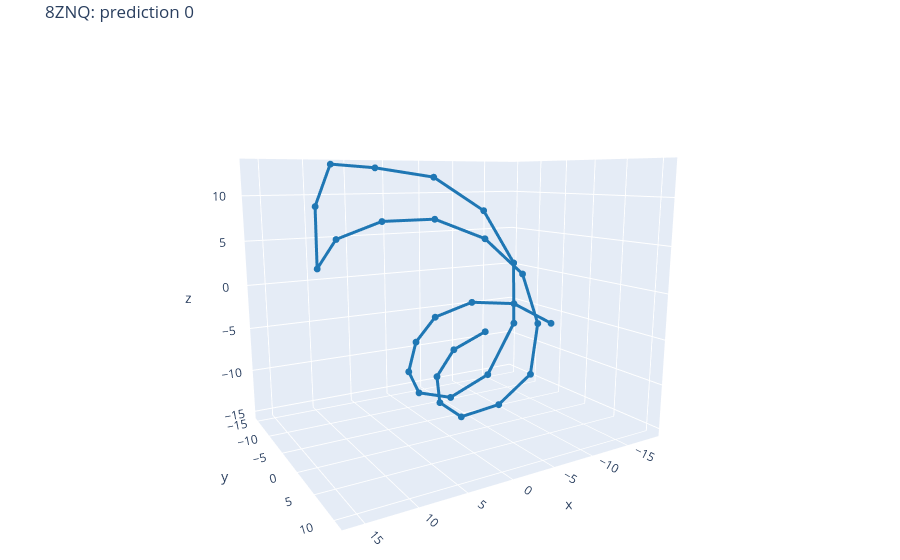

Notebook cell for this chart:
### Code cell
TARGET_TO_PLOT = selected_rows.iloc[0]["target_id"]
PREDICTION_ROW = 0

result = helpers.get_result(results, TARGET_TO_PLOT)
display(result["metrics"])

pred_coords, pred_idx = helpers.get_prediction_c1_trace(
    result,
    prediction_row=PREDICTION_ROW,
)
helpers.plot_rna_3d_interactive(
    pred_coords,
    title=f"{TARGET_TO_PLOT}: prediction {pred_idx}",
)

### Figure 1 — Plotly figure (JSON) as saved in the notebook; plotly's stock layout.template omitted (floating-point values rounded to 4 significant figures)
{"data": [{"line": {"color": "#1f77b4", "width": 6}, "marker": {"color": "#1f77b4", "size": 4}, "mode": "lines+markers", "name": "8ZNQ: prediction 0", "type": "scatter3d", "x": [-18.66, -15.04, -10.15, -4.907, -0.7944, 2.351, 3.756, 2.994, 1.298, -0.3766, -0.4422, 1.636, 5.431, 10.42, 15.4, 15.68, 15.91, 12.64, 7.519, 2.146, -2.548, -6.035, -7.063, -6.465, -4.644, -2.8, -3.082, -5.378, -9.55, -14.84], "y": [-5.707, -8.912, -11.42, -11.79, -9.195, -4.989, 0.1201, 5.324, 9.266, 10.92, 10.62, 8.805, 6.496, 5.063, 7.697, 4.476, 5.058, 0.9905, -0.06721, 0.7915, 2.814, 4.612, 6.034, 5.789, 2.711, -2.038, -7.467, -12.24, -14.94, -15.22], "z": [-6.587, -4.185, -3.942, -5.372, -7.46, -9.505, -10.18, -9.192, -6.032, -0.9582, 4.528, 9.149, 12.08, 12.88, 13.11, 9.684, 4.507, 6.467, 7.848, 7.927, 5.914, 2.259, -2.801, -8.245, -12.25, -14.91, -14.99, -13.42, -11.06, -9.283]}], "layout": {"autosize": true, "margin": {"b": 0, "l": 0, "r": 0, "t": 36}, "scene": {"aspectmode": "data", "aspectratio": {"x": 1.176, "y": 0.8893, "z": 0.956}, "camera": {"center": {"x": 0, "y": 0, "z": 0}, "eye": {"x": 1.107, "y": 1.867, "z": 0.4253}, "projection": {"type": "perspective"}, "up": {"x": 0, "y": 0, "z": 1}}}, "title": {"text": "8ZNQ: prediction 0"}}}
